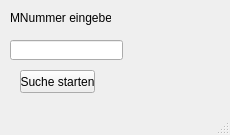
<?xml version="1.0" encoding="UTF-8"?>
<ui version="4.0">
 <class>MainWindow</class>
 <widget class="QMainWindow" name="MainWindow">
  <property name="geometry">
   <rect>
    <x>0</x>
    <y>0</y>
    <width>230</width>
    <height>135</height>
   </rect>
  </property>
  <property name="windowTitle">
   <string>Check_ToDo</string>
  </property>
  <widget class="QWidget" name="centralwidget">
   <widget class="QLineEdit" name="mnummer_textfeld">
    <property name="geometry">
     <rect>
      <x>10</x>
      <y>40</y>
      <width>113</width>
      <height>20</height>
     </rect>
    </property>
   </widget>
   <widget class="QPushButton" name="button_eingabe">
    <property name="geometry">
     <rect>
      <x>20</x>
      <y>70</y>
      <width>75</width>
      <height>23</height>
     </rect>
    </property>
    <property name="text">
     <string>Suche starten</string>
    </property>
   </widget>
   <widget class="QLabel" name="label">
    <property name="geometry">
     <rect>
      <x>10</x>
      <y>10</y>
      <width>101</width>
      <height>16</height>
     </rect>
    </property>
    <property name="text">
     <string>MNummer eingeben</string>
    </property>
   </widget>
  </widget>
  <widget class="QMenuBar" name="menubar">
   <property name="geometry">
    <rect>
     <x>0</x>
     <y>0</y>
     <width>230</width>
     <height>21</height>
    </rect>
   </property>
  </widget>
  <widget class="QStatusBar" name="statusbar"/>
 </widget>
 <resources/>
 <connections/>
</ui>
